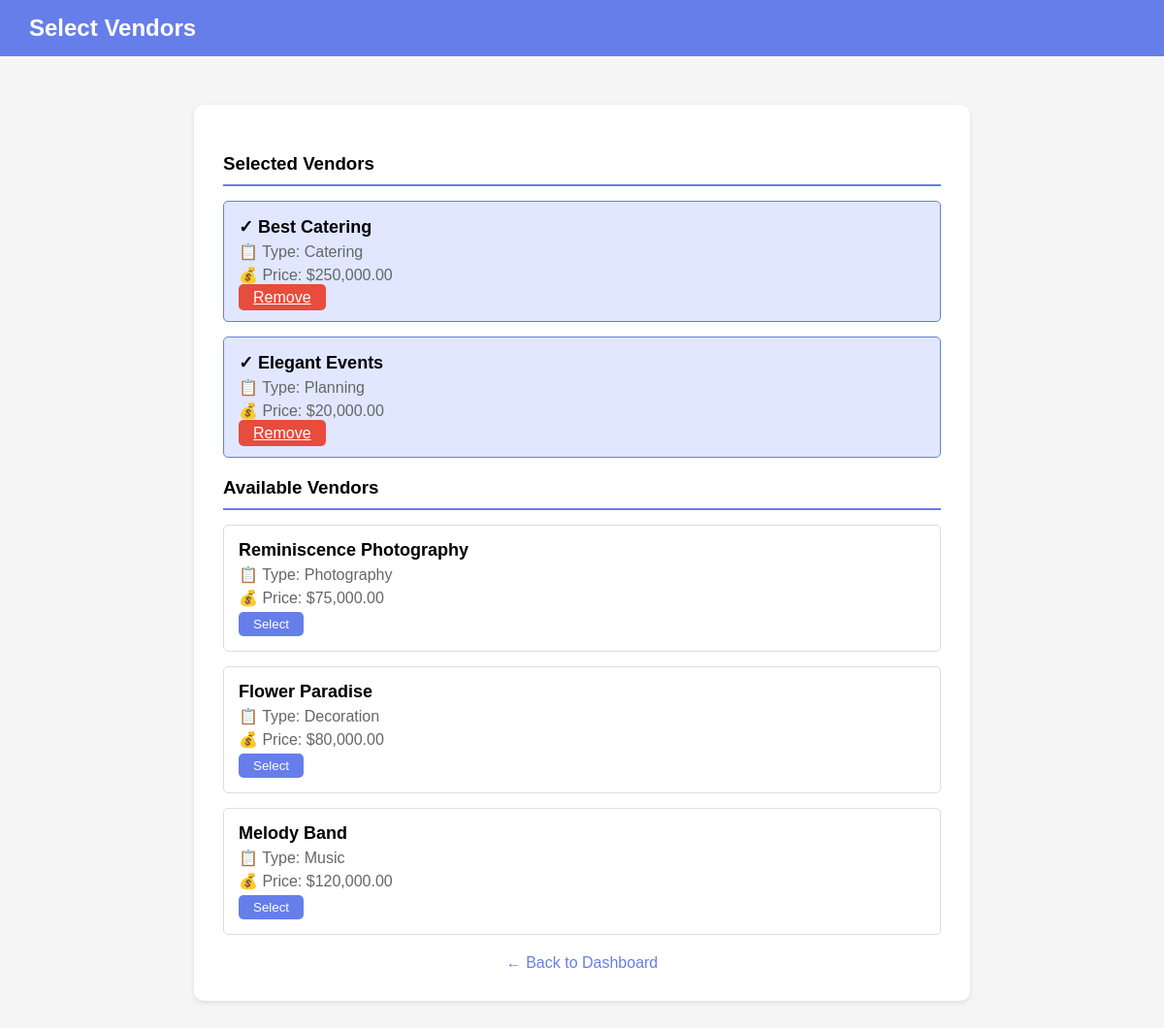
The app's page /select_vendor.php?id=4 (signed in) with its own data.
### tables this page shows
CREATE TABLE `vendors` (
  `vendor_id` int(11) NOT NULL,
  `vendor_name` varchar(200) NOT NULL,
  `vendor_type` varchar(100) NOT NULL,
  `price` decimal(10,2) DEFAULT 0.00
);

### select_vendor.php (the view, shortened to what this page needs)
<?php
require_once 'config.php';
$event_id = $_GET['id'];
$sql = "SELECT * FROM vendors";
$vendors = $pdo->query($sql)->fetchAll();
$sql = "SELECT vendor_id FROM event_vendors WHERE event_id = ?";
$stmt = $pdo->prepare($sql);
$stmt->execute([$event_id]);
$selected = $stmt->fetchAll(PDO::FETCH_COLUMN);
?>
<!DOCTYPE html>
<html>
<head>
</head>
<body>
    <div class="header">
        <h2>Select Vendors</h2>
    </div>
    <div class="container">
        <h3 class="section-title">Selected Vendors</h3>
        <?php if(count($selected) > 0): ?>
            <?php foreach($selected as $vid):
                $sql = "SELECT * FROM vendors WHERE vendor_id = ?";
                $stmt = $pdo->prepare($sql);
                $stmt->execute([$vid]);
                $vendor = $stmt->fetch();
            ?>
                <div class="vendor-card selected">
                    <div class="vendor-name">✓ <?php echo htmlspecialchars($vendor['vendor_name']); ?></div>
                    <div class="vendor-details">📋 Type: <?php echo $vendor['vendor_type']; ?></div>
                    <div class="vendor-details">💰 Price: $<?php echo number_format($vendor['price'], 2); ?></div>
                    <a href="?id=<?php echo $event_id; ?>&remove=<?php echo $vid; ?>" class="remove-btn">Remove</a>
                </div>
            <?php endforeach; ?>
        <?php else: ?>
            <p>No vendors selected yet.</p>
        <?php endif; ?>
        <h3 class="section-title">Available Vendors</h3>
        <form method="POST">
            <?php foreach($vendors as $vendor): ?>
                <?php if(!in_array($vendor['vendor_id'], $selected)): ?>
                    <div class="vendor-card">
                        <div class="vendor-name"><?php echo htmlspecialchars($vendor['vendor_name']); ?></div>
                        <div class="vendor-details">📋 Type: <?php echo $vendor['vendor_type']; ?></div>
                        <div class="vendor-details">💰 Price: $<?php echo number_format($vendor['price'], 2); ?></div>
                        <button type="submit" name="vendor_id" value="<?php echo $vendor['vendor_id']; ?>" class="select-btn">Select</button>
                    </div>
                <?php endif; ?>
            <?php endforeach; ?>
        </form>
        <a href="dashboard.php" class="back">← Back to Dashboard</a>
    </div>
</body>
</html>

### select_vendor.php (style rules this page uses)
* { margin: 0; padding: 0; box-sizing: border-box; }
body { font-family: Arial, sans-serif; background: #f5f5f5; }
.header { background: #667eea; color: white; padding: 15px 30px; }
.container { max-width: 800px; margin: 50px auto; background: white; padding: 30px; border-radius: 10px; box-shadow: 0 2px 5px rgba(0,0,0,0.1); }
.vendor-card { border: 1px solid #ddd; padding: 15px; margin: 15px 0; border-radius: 5px; }
.vendor-name { font-size: 18px; font-weight: bold; }
.vendor-details { color: #666; margin: 5px 0; }
.select-btn { background: #667eea; color: white; border: none; padding: 5px 15px; border-radius: 5px; cursor: pointer; }
.selected { background: #e0e7ff; border-color: #667eea; }
.remove-btn { background: #e74c3c; color: white; border: none; padding: 5px 15px; border-radius: 5px; cursor: pointer; }
.back { display: block; text-align: center; margin-top: 20px; color: #667eea; text-decoration: none; }
.section-title { margin: 20px 0 10px 0; padding-bottom: 10px; border-bottom: 2px solid #667eea; }

### records on screen
vendors: vendor_name "Best Catering", vendor_type "Catering", price "250,000.00"
vendors: vendor_name "Elegant Events", vendor_type "Planning", price "20,000.00"
vendors: vendor_name "Reminiscence Photography", vendor_type "Photography", price "75,000.00", $vendor['vendor_id'] 2 (drawn)
vendors: vendor_name "Flower Paradise", vendor_type "Decoration", price "80,000.00", $vendor['vendor_id'] 3 (drawn)
vendors: vendor_name "Melody Band", vendor_type "Music", price "120,000.00", $vendor['vendor_id'] 4 (drawn)
